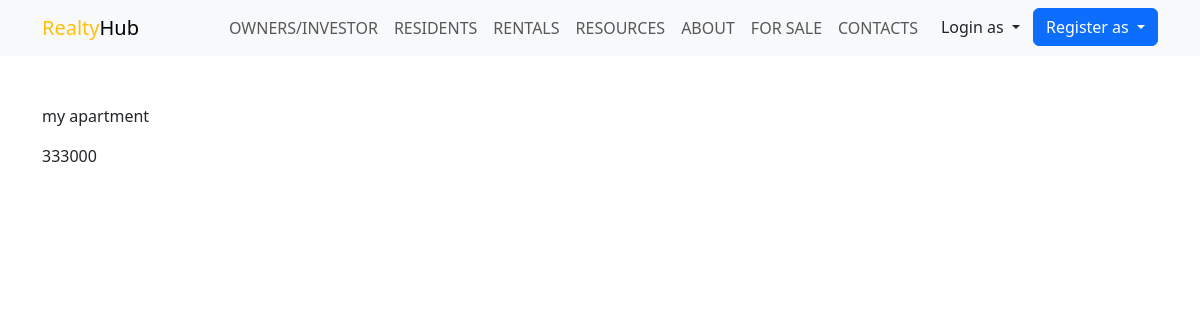
Page /home/ on the earlier database version.
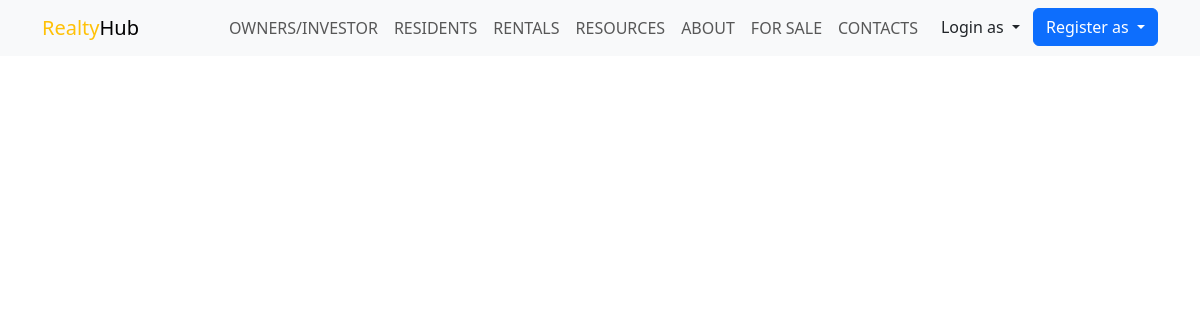
Same page on the later database version.
### app/models.py (models this page shows, shortened)
class Property(Base):
    __tablename__ = 'properties'
    id = Column(Integer, primary_key=True)
    title = Column(String(200), nullable=False)
    description = Column(Text, nullable=False)
    location = Column(String(200), nullable=False)
    price = Column(Integer, nullable=False)
    property_type = Column(String(200), nullable=False)
    property_status = Mapped[PropertyStatus]
    bathrooms = Column(Integer, nullable=False)
    bedrooms = Column(Integer, nullable=False)
    size = Column(Integer, nullable=False)
    available_from = Column(DateTime, nullable=False, default=func.current_timestamp())
    created_at = Column(DateTime, default=datetime.utcnow)
    owner_id = Column(Integer, ForeignKey('owners.id'))
    image1 = Column(String(20), nullable=True)
    image2 = Column(String(20), nullable=True)
    image3 = Column(String(20), nullable=True)

### app/utils.py (the view)
@main.route('/', methods=['GET', 'POST'], strict_slashes=False)
def home():
    prop = Property.query.order_by(Property.created_at.desc()).all()
    return render_template('home.html', property=prop)

### app/templates/home.html
{% extends "layout.html" %}
{% block content %}
{% for prop in property %}
<p class="article-content">{{ prop.description }}</p>
<p class="article-content">{{ prop.price }}</p>
{% endfor %}
{% endblock %}

### app/templates/layout.html (shortened to what this page needs)
<!doctype html>
<html lang="en">
  <head>
    <link href="https://cdn.jsdelivr.net/npm/bootstrap@5.3.3/dist/css/bootstrap.min.css" rel="stylesheet">
  </head>
  <body>
    <nav class="navbar navbar-expand-lg bg-body-tertiary">
        <div class="container">
          <a class="navbar-brand" href="{{ url_for('main.home') }}"><span class="text-warning">Realty</span>Hub</a>
          <div class="collapse navbar-collapse" id="navbarSupportedContent">
            <ul class="navbar-nav ms-auto mb-2 mb-lg-0">
              <li class="nav-item">
                <a class="nav-link" href="#">OWNERS/INVESTOR</a>
              </li>
              <li class="nav-item">
                <a class="nav-link" href="#">RESIDENTS</a>
              </li>
              <li class="nav-item">
                <a class="nav-link" href="#">RENTALS</a>
              </li>
              <li class="nav-item">
                <a class="nav-link" href="#">RESOURCES</a>
              </li>
              <li class="nav-item">
                <a class="nav-link" href="#">ABOUT</a>
              </li>
              <li class="nav-item">
                <a class="nav-link" href="#">FOR SALE</a>
              </li>
              <li class="nav-item">
                <a class="nav-link" href="#">CONTACTS</a>
              </li>
              <ul class="navbar-nav d-flex justify-content-center">
                {% if current_user.is_authenticated %}
                <li class="nav-item">
                  <a class="nav-link" href="{{ url_for('main.accounts') }}">ACCOUNT</a>
              </li>
                  <li class="nav-item">
                      <a class="nav-link" href="{{ url_for('main.logout') }}">Logout</a>
                  </li>
                {% else %}
                    <div class="dropdown">
                      <a class="btn btn-tertiary dropdown-toggle ml-3" href="#" role="button" data-bs-toggle="dropdown" aria-expanded="false", style="margin-left: 2px;">
                        Login as
                      </a>
                    </div>
                    <div class="dropdown">
                      <a class="btn btn-primary dropdown-toggle" href="#" role="button" data-bs-toggle="dropdown" aria-expanded="false">
                        Register as
                      </a>
                    </div>
                {% endif %}
            </ul>
        </div>
      </nav>
      <br />
    <br />
    <div class="container">
        {% block content %} {% endblock %}
    </div>
    <br />
  </body>
</html>

Differences in the rows shown:
removed Property: description "my apartment", price "333000"
